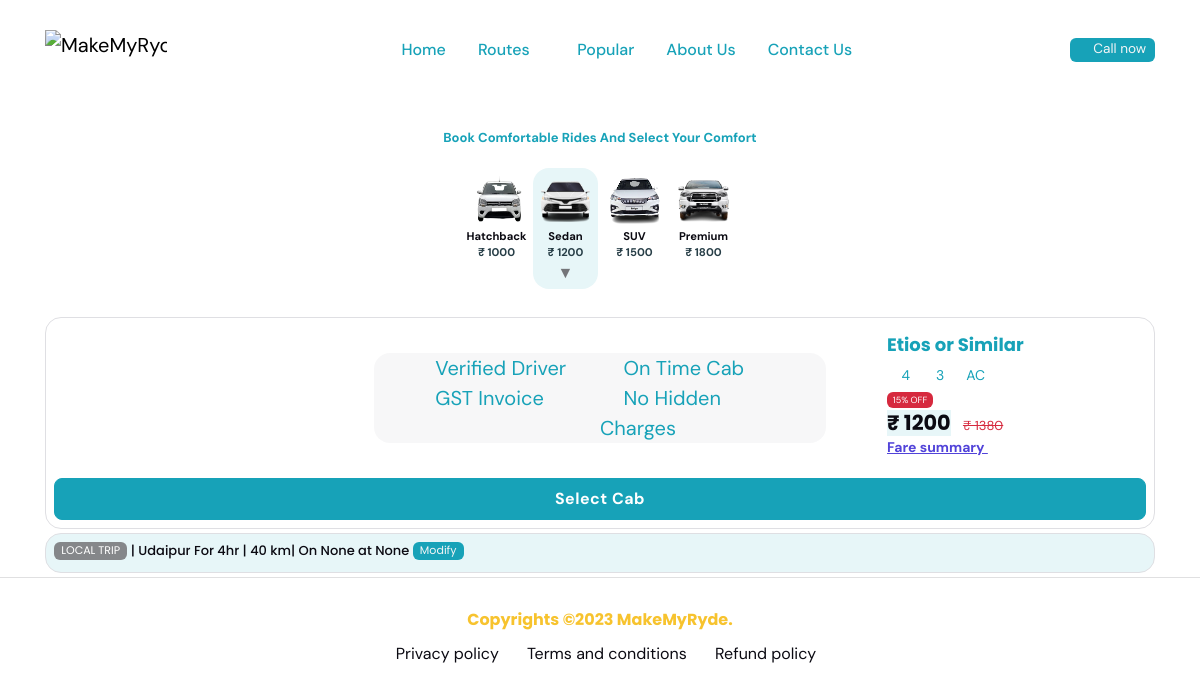
Page /local/cab-list/ (signed in) on the committed database.
### contact/models.py (models this page shows, shortened)
class Number(models.Model):
    number = models.CharField(max_length=100)

### local/models.py (models this page shows, shortened)
class Car(models.Model):
    name = models.CharField(max_length=100)
    image = models.ImageField(upload_to="car_images/", default="")
    packages = models.ManyToManyField(Package, through="CarPackage")
    button = models.CharField(max_length=100, default="")
    container_image = models.ImageField(upload_to="local_images/", default="")
    car_name = models.CharField(max_length=100, default="")
    person_capacity = models.CharField(max_length=100, default="")
    bag_capacity = models.CharField(max_length=100, default="")

class City(models.Model):
    name = models.CharField(max_length=100)
    def __str__(self):
        return self.name

class Package(models.Model):
    name = models.CharField(max_length=20)
    def __str__(self):
        return self.name

### local/views.py (the view)
# urls.py: path("local/cab-list/", views.local_cab, name="local_cab"),
def local_cab(request):
    number = Number.objects.all()
    selected_city_id = request.session.get("selected_city_id")
    selected_package_id = request.session.get("selected_package_id")
    date = request.session.get("date")
    time = request.session.get("time")
    selected_city = City.objects.get(pk=selected_city_id)
    selected_package = Package.objects.get(pk=selected_package_id)
    car_packages = CarPackage.objects.filter(
        city_id=selected_city_id, package_id=selected_package_id
    )
    full_per = Decimal("0.15")
    gst_rate = Decimal("0.05")
    results = []
    for car_package in car_packages:
        car_name = car_package.car.name
        price = car_package.price
        amount = price * full_per
        dis_price = price + amount
        estimated_amount = price * (1 - gst_rate)
        gst_amount = price * gst_rate
        car_image_url = car_package.car.image.url
        button_label = car_package.car.button
        bags = car_package.car.bag_capacity
        person = car_package.car.person_capacity
        container_image = car_package.car.container_image.url
        custom_name = car_package.car.car_name
        estimated_amount = math.ceil(estimated_amount)
        gst_amount = math.ceil(gst_amount)
        price = math.ceil(price)
        dis_price = math.ceil(dis_price)
        results.append(
            {
                "car_name": car_name,
                "price": price,
                "car_image_url": car_image_url,
                "button_label": button_label,
                "container_image": container_image,
                "custom_name": custom_name,
                "estimated_amount": estimated_amount,
                "gst_amount": gst_amount,
                "dis_price": dis_price,
                "bags": bags,
                "person": person,
            }
        )
    return render(
        request,
        "local/cab-list.html",
        {
            "results": results,
            "number": number,
            "date": date,
            "time": time,
            "selected_city": selected_city,
            "selected_package": selected_package,
        },
    )

### customadmin/context_processors.py (called while the page is built)
def site_logo(request):
    return {"site_logo": cache.get("site_logo")}

### templates/local/cab-list.html (shortened to what this page needs)
{% extends 'base.html' %}
{% block content %}
{% load static %}
<div class="d-flex justify-content-center text-info pb-0 pt-8">
    <p style="font-size:13px;"><b>Book Comfortable Rides And Select Your Comfort</b></p>
</div>
<section class="pt-1 pb-0">
    <div class="container d-flex justify-content-center">
        <div class="row g-1 justify-content-center">
            {% for result in results %}
            <div class="col-sm-3 col-3">
                <a class="back card text-center align-items-center h-90 p-1 common-button"
                   data-base_fare="{{ result.estimated_amount }}"
                   data-car-image="{{result.container_image}}"
                   data-car-name="{{result.custom_name}}"
                   data-disprice="{{result.dis_price}}" data-gst="{{result.gst_amount}}"
                   data-total-fare="{{result.price}}" data-passenger="{{result.person}}" data-bags="{{result.bags}}"
                   href="javascript:void(0);"
                   id="{{result.button_label}}">
                    <div class="icon-lg rounded-circle pb-0 circle">
                        <img alt="" src="{{ result.car_image_url }}">
                    </div>
                    <div class="card-body px-0 pb-0 pt-0">
                        <p class="fw-bold mb-0 car-name text-dark" style="font-size: 0.7rem;">{{ result.car_name }}</p>
                    </div>
                    <p class="fw-bold mb-0 total-fare" style="font-size: 0.7rem; color:#273E47;">₹ {{result.price}}</p>
                </a>
            </div>
            {% endfor %}
        </div>
    </div>
</section>
<br>
<div class="shadow-dark container CarDetailsContainer">
    <div class="rounded-3 border overflow-hidden mt-1 p-2">
        <div class="row g-2 align-items-center">
            <div class="col-6 col-md-3 text-center order-md-1 car-image">
            </div>
            <div class="col-md-6 order-2 justify-content-center d-none d-md-flex">
                <div class="row bg-light rounded-3 col-10 bg-opacity-75">
                    <div class="col-1 col-md-1 p-0"></div>
                    <div class="col-5 col-md-5 p-0">
                        <ul class="list-group list-group-borderless mb-0">
                            <li class="list-group-item d-flex p-0 mb-0 text-info">
                                            <span style="font-size: 20px;"><i
                                                    class="bi bi-person-check me-2 text-info"></i>Verified Driver</span>
                            </li>
                            <li class="list-group-item d-flex p-0 mb-0 text-info">
                                <span style="font-size: 20px;"><i
                                        class="bi bi-receipt me-2 text-info"></i>GST Invoice</span>
                            </li>
                        </ul>
                    </div>
                    <div class="col-5 col-md-5 p-0">
                        <ul class="list-group list-group-borderless mb-0">
                            <li class="list-group-item d-flex p-0 mb-0 text-info">
                                            <span style="font-size: 20px;"><i
                                                    class="bi bi-speedometer2 me-2 text-info"></i>On Time Cab</span>
                            </li>
                            <li class="list-group-item d-flex p-0 mb-0 text-info">
                                            <span style="font-size: 20px;"><i
                                                    class="bi bi-check-circle me-2 text-info"></i>No Hidden Charges</span>
                            </li>
                        </ul>
                    </div>
                </div>
            </div>
            <div class="col-6 col-md-3 order-md-3">
                <div class="car-name row p-2">
                    <h6 class="text-info" style="font-size:18px;"></h6>
                    <ul class="list-inline mb-1">
                        <li style="font-size:14px;"><span class="bi bi-person-fill text-info passenger"> 4</span>&nbsp;&nbsp;
                            <span class="bi bi-briefcase-fill text-info bags">&nbsp; 2</span>
                            &nbsp;<span class="bi bi-snow2 text-info mt-n1">  AC</span></li>
                        <li><span class="badge bg-danger" style="font-size:9px;">15% OFF</span></li>
                        <li class="carPrice to list-inline-item h5 mb-0 text-dark bg-info bg-opacity-10"></li>
                        <li class="disprice list-inline-item text-decoration-line-through text-danger"
                            style="font-size:13px;"></li>
                        <li style="font-size: 14px; font-weight: 700;">
                            <a data-bs-toggle="modal" href="#staticBackdrop1"><u class="text-primary">Fare summary <i
                                    class="bi bi-eye"></i></u> </a>
                        </li>
                    </ul>
                </div>
            </div>
            <div class="order-md-4 order-4">
                <form action="{% url 'local_cab_detail' %}" method="post">
                    <div class="d-grid card-body form-control-border">
                        <button class="btn btn-info mb-0" type="submit">
                            Select Cab
                        </button>
                    </div>
                </form>
            </div>
        </div>
    </div>
    <div class="container bg-info bg-opacity-10 rounded-3 border overflow-hidden mb-1 mt-1 p-2">
        <div class="">
            <h6 class="fw-normal mb-1 text-dark bg-opacity-10" style="font-size: 13px; text-nowrap"><span
                    class="badge bg-secondary"> LOCAL TRIP </span>
                | <span>{{selected_city}} For {{selected_package}}</span>| On
                <span>{{date}} at {{time}}</span> <span class="badge bg-info"><a class="text-light"
                                                                                 href="{% url 'index' %}">Modify</a> </span>
            </h6>
        </div>
    </div>
</div>
{% endblock %}

### templates/include/header.html (shortened to what this page needs)
{% load static %}
<link rel="stylesheet" type="text/css" href="{% static 'assets/vendor/font-awesome/css/all.min.css' %}">
<link rel="stylesheet" type="text/css" href="{% static 'assets/vendor/bootstrap-icons/bootstrap-icons.css' %}">
<link rel="stylesheet" type="text/css" href="{% static 'assets/vendor/flatpickr/css/flatpickr.min.css' %}">
<link rel="stylesheet" type="text/css" href="{% static 'assets/vendor/choices/css/choices.min.css' %}">
<link rel="stylesheet" type="text/css" href="{% static 'assets/css/style.css' %}">
<body>
<header class="header-transparent header-sticky">
    <nav class="navbar navbar-expand-xl z-index-9">
        <div class="container">
            <a class="navbar-brand" href="{% url 'index' %}">
                <img class="light-mode-item navbar-brand-item" src="{% static 'assets/images/makemyrydelogo.png' %}"
                     alt="MakeMyRyde">
            </a>
            <div class="navbar-collapse w-100 collapse" id="navbarCollapse">
                <ul class="navbar-nav nav-active-line navbar-nav-scroll mx-auto">
                    <li class="nav-item"><a class="nav-link text-info" href="{% url 'index' %}">Home</a></li>
                    <li class="nav-item dropdown">
                        <a class="nav-link dropdown-toggle  text-info" href="#" id="listingMenu"
                           data-bs-toggle="dropdown" aria-haspopup="true" aria-expanded="false">Routes</a>
                    </li>
                    <li class="nav-item"><a class="nav-link text-info" href="{% url 'popular' %}">Popular</a></li>
                    <li class="nav-item"><a class="nav-link text-info" href="{% url 'aboutus' %}">About Us</a>
                    </li>
                    <li class="nav-item"><a class="nav-link text-info" href="{% url 'contactus' %}">Contact
                        Us</a></li>
                </ul>
            </div>
            <div class="badge bg-info">
                {% for a in number %}
                <a href="tel:{{a.number}}" class="text-light"><i class="bi bi-telephone-forward-fill"></i> Call now</a>
                {% endfor %}
            </div>
        </div>
    </nav>
</header>

### templates/base.html (style rules this page uses)
::placeholder { font-size: 14px; }

### templates/include/footer.html (style rules this page uses)
ul { list-style-type: none; }

### rows in the picture
Car: car_name "Hatchback"
Car: car_name "Sedan"
Car: car_name "SUV"
Car: car_name "Premium"
City: name "Udaipur"
Package: name "4hr | 40 km"

### other values in the picture
{{ result.price }} "1000" "1200" "1500" "1800"
{{ date }} "None"
{{ time }} "None"
